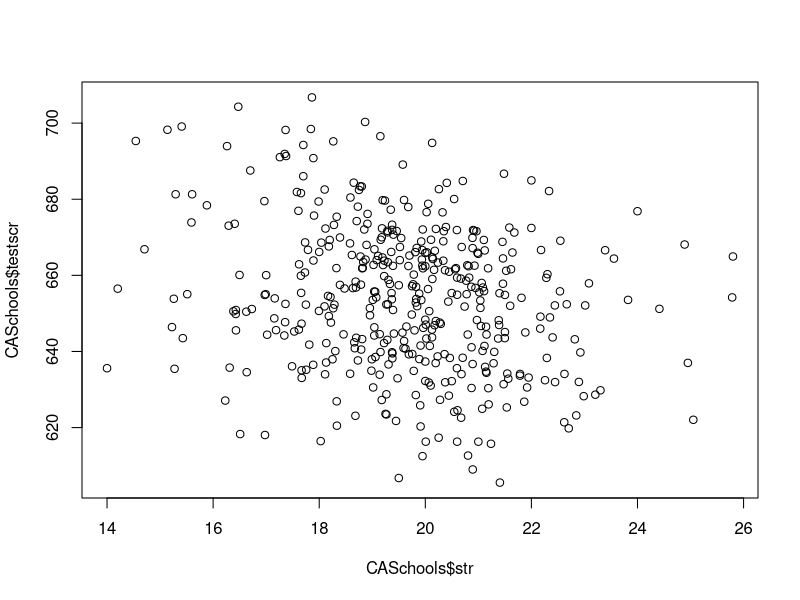

Write the R code that produced this figure. (Note: this script raises an error after producing the figure.)
## ---- chunk 1
#| warning: FALSE  
#| message: FALSE 
#| echo: TRUE
#| #| label: workingdirectory
setwd("/Users/tomba/Library/CloudStorage/OneDrive-VrijeUniversiteitAmsterdam/Thomas/project/preparatory")
## ---- chunk 2
#| warning: FALSE
#| message: FALSE
#| echo: FALSE
library(kableExtra)
library(tidyverse)
## ---- chunk 3
#| label: readdata
#| collectcode: TRUE
#| results: hide
# Read in CASchools dataset
CASchools <- read.csv("./data/CASchools.csv")
## ---- chunk 4
#| label: readdata_AER
#| collectcode: TRUE
#| message: FALSE
#| results: hide
# First, invoke the library AER
# (at the beginning of each session you have to do this)
# (you also have to install packages which you can do using the package pane in the right-bottom panel)
library(AER)
data(CASchools)
## ---- chunk 5
#| label: describedata
head(CASchools)
## ---- chunk 6
#| label: summarizecadata
summary(CASchools$math)
## ---- chunk 7
#| label: calculatenewvariables

# compute new variable STR and append it to CASchools dataframe
CASchools$str <- CASchools$students / CASchools$teachers 

# compute new variable TestScore and append it to CASchools dataframe
CASchools$testscr <- (CASchools$read + CASchools$math) / 2  
## ---- chunk 8
#| echo: TRUE 
#| label: fig-scattercaschool
#| fig-cap: "The relation between average number of pupils in a class room and average test scores in a scatter-plot" 
plot(CASchools$str , CASchools$testscr)
## ---- chunk 9
#| label: analysisdata
library(dplyr)

CASchools$large <- CASchools$str >= 20
CASchools %>%
    group_by(large) %>%
    summarise(
        mean_testscr = mean(testscr), 
        sd_testscr = sd(testscr), 
        obs = n()
    )
## ---- chunk 10
#| label: tbl-smalllarge
#| tbl-cap: Descriptive statistics of small and large classes
v1 <- c(
"Small", "Large"
  )
v2 <- c(657.2, 650.1)
v3 <- c(19.4, 17.9)
v4 <- c(239, 181)
df <- data.frame( v1, v2, v3, v4 )
kbl(df,
    format = "markdown",
     align="l",
     booktabs=TRUE, escape = F,
     col.names = c("Class size", "Average score", "Standard deviation", "Observations")
)
## ---- chunk 11
#| label: percentiles
quantiles <- c(0.10, 0.25, 0.5, 0.75, 0.9)
quantile(CASchools$testscr, quantiles)
## ---- chunk 12
#| label: ttest
t.test(testscr ~ large, data = CASchools)
## ---- chunk 13
knitr::include_graphics("./figures/Galton2.png")
## ---- chunk 14
knitr::include_graphics("./figures/Galton1.png")
## ---- chunk 15
knitr::include_graphics("./figures/Lecture1_sheet8.png")
## ---- chunk 16
knitr::include_graphics("./figures/Lecture1_sheet13.jpg")
## ---- chunk 17
model_1 <- lm(testscr ~ str, data = CASchools)
summary(model_1)
## ---- chunk 18
knitr::include_graphics("./figures/significance.jpg")
## ---- chunk 19
model_1 <- lm(testscr ~ str, data = CASchools)
confint.lm(model_1, level = 0.99)
## ---- chunk 20
model_2 <- lm(testscr ~ factor(large), data = CASchools)
summary(model_2)
## ---- chunk 21
knitr::include_graphics("./figures/Lecture1_sheet25.jpg")
## ---- chunk 22
knitr::include_graphics("./figures/Lecture1_sheet29.jpg")
## ---- chunk 23
knitr::include_graphics("./figures/Sheet21.png")
## ---- chunk 24
knitr::include_graphics("./figures/Sheet22.png")
## ---- chunk 25
knitr::include_graphics("./figures/Sheet23.png")
## ---- chunk 26
knitr::include_graphics("./figures/Sheet24.png")
## ---- chunk 27
vcovHC(model_2)
## ---- chunk 28
summary(model_1)
